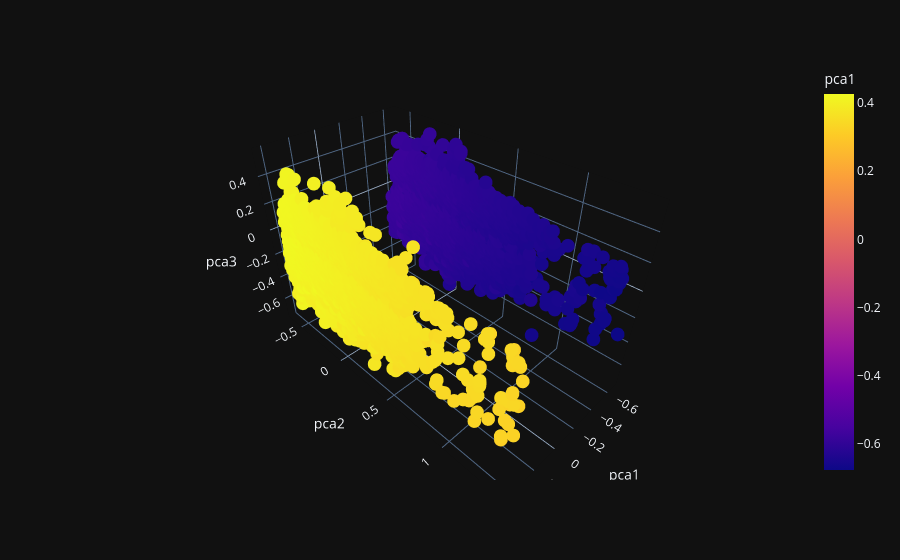

The cell this chart's notebook holds for it:
### Code cell
import plotly.express as pl
pl.scatter_3d(features, x='pca1',y='pca2',z='pca3', color='pca1')

### Figure 1 — Plotly figure (JSON) as saved in the notebook; plotly's stock layout.template omitted (floating-point values rounded to 4 significant figures; data arrays with more than 128 entries replaced by an {"elided": "..."} marker saying what was removed)
{"data": [{"hovertemplate": "pca1=%{marker.color}<br>pca2=%{y}<br>pca3=%{z}<extra></extra>", "legendgroup": "", "marker": {"color": {"elided": "30000 float values"}, "coloraxis": "coloraxis", "symbol": "circle"}, "mode": "markers", "name": "", "scene": "scene", "showlegend": false, "x": {"elided": "30000 float values"}, "y": {"elided": "30000 float values"}, "z": {"elided": "30000 float values"}, "type": "scatter3d"}], "layout": {"scene": {"domain": {"x": [0.0, 1.0], "y": [0.0, 1.0]}, "xaxis": {"title": {"text": "pca1"}}, "yaxis": {"title": {"text": "pca2"}}, "zaxis": {"title": {"text": "pca3"}}}, "coloraxis": {"colorbar": {"title": {"text": "pca1"}}, "colorscale": [[0.0, "#0d0887"], [0.1111, "#46039f"], [0.2222, "#7201a8"], [0.3333, "#9c179e"], [0.4444, "#bd3786"], [0.5556, "#d8576b"], [0.6667, "#ed7953"], [0.7778, "#fb9f3a"], [0.8889, "#fdca26"], [1.0, "#f0f921"]]}, "legend": {"tracegroupgap": 0}, "margin": {"t": 60}}}
